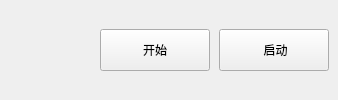
           <widget class="QWidget" name="bottomWidget" native="true">
            <property name="sizePolicy">
             <sizepolicy hsizetype="Preferred" vsizetype="Preferred">
              <horstretch>0</horstretch>
              <verstretch>0</verstretch>
             </sizepolicy>
            </property>
            <layout class="QHBoxLayout" name="horizontalLayout_4">
             <property name="spacing">
              <number>9</number>
             </property>
             <property name="leftMargin">
              <number>9</number>
             </property>
             <property name="topMargin">
              <number>9</number>
             </property>
             <property name="rightMargin">
              <number>9</number>
             </property>
             <property name="bottomMargin">
              <number>9</number>
             </property>
             <item>
              <spacer name="horizontalSpacer">
               <property name="orientation">
                <enum>Qt::Orientation::Horizontal</enum>
               </property>
               <property name="sizeHint" stdset="0">
                <size>
                 <width>40</width>
                 <height>20</height>
                </size>
               </property>
              </spacer>
             </item>
             <item>
              <widget class="QLabel" name="currentGamePic">
               <property name="minimumSize">
                <size>
                 <width>42</width>
                 <height>42</height>
                </size>
               </property>
               <property name="maximumSize">
                <size>
                 <width>42</width>
                 <height>42</height>
                </size>
               </property>
               <property name="text">
                <string/>
               </property>
              </widget>
             </item>
             <item>
              <widget class="QPushButton" name="pushButton_4">
               <property name="enabled">
                <bool>true</bool>
               </property>
               <property name="minimumSize">
                <size>
                 <width>110</width>
                 <height>42</height>
                </size>
               </property>
               <property name="maximumSize">
                <size>
                 <width>110</width>
                 <height>42</height>
                </size>
               </property>
               <property name="text">
                <string>开始</string>
               </property>
              </widget>
             </item>
             <item>
              <widget class="QPushButton" name="btnPlay">
               <property name="minimumSize">
                <size>
                 <width>110</width>
                 <height>42</height>
                </size>
               </property>
               <property name="maximumSize">
                <size>
                 <width>110</width>
                 <height>42</height>
                </size>
               </property>
               <property name="text">
                <string> 启动</string>
               </property>
               <property name="icon">
                <iconset resource="../resource/resources.qrc">
                 <normaloff>:/iamge_pack/content/run_1.png</normaloff>:/iamge_pack/content/run_1.png</iconset>
               </property>
               <property name="iconSize">
                <size>
                 <width>24</width>
                 <height>24</height>
                </size>
               </property>
              </widget>
             </item>
            </layout>
           </widget>
